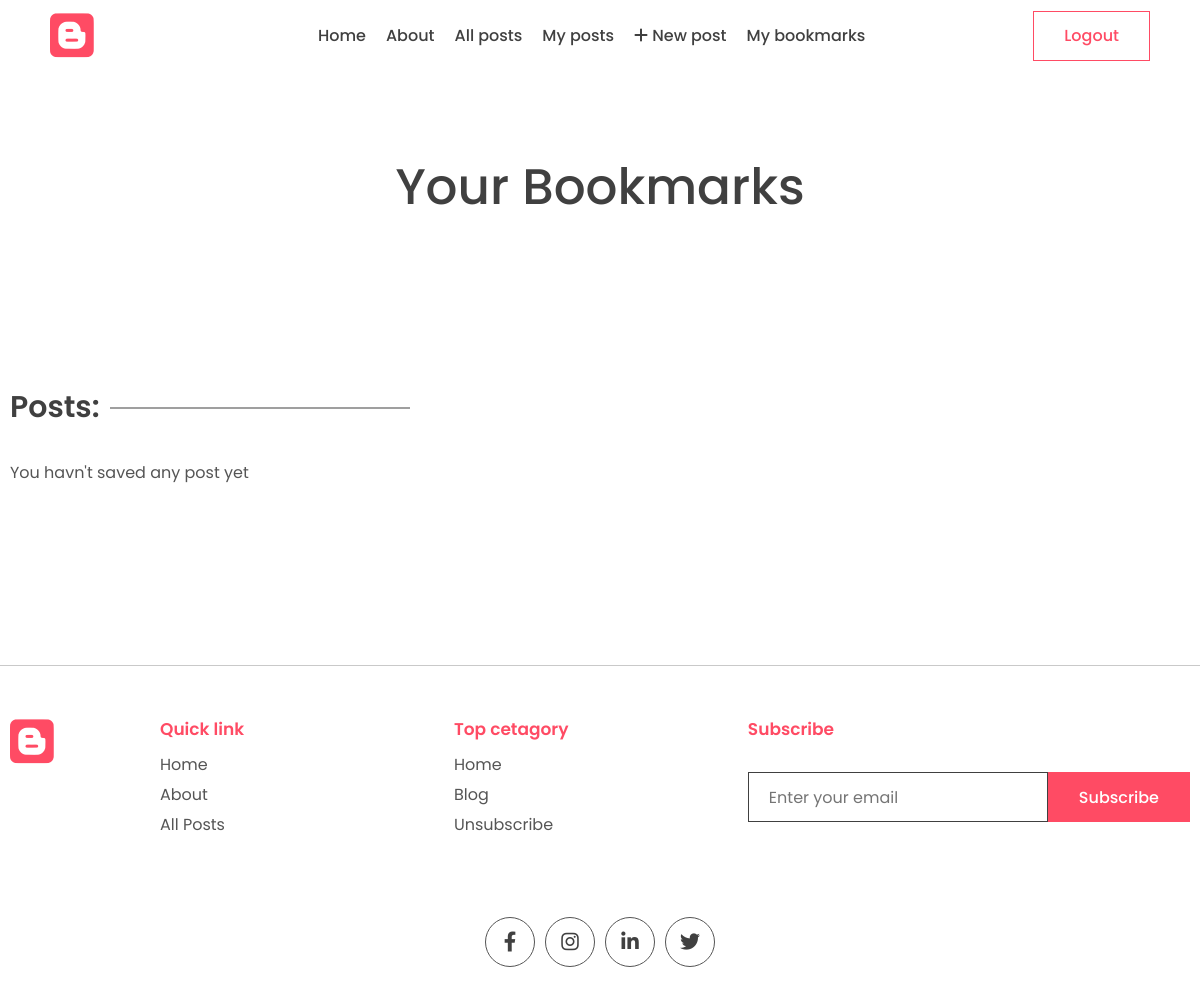
The page /my-bookmarks (signed in) on the database as committed earlier.
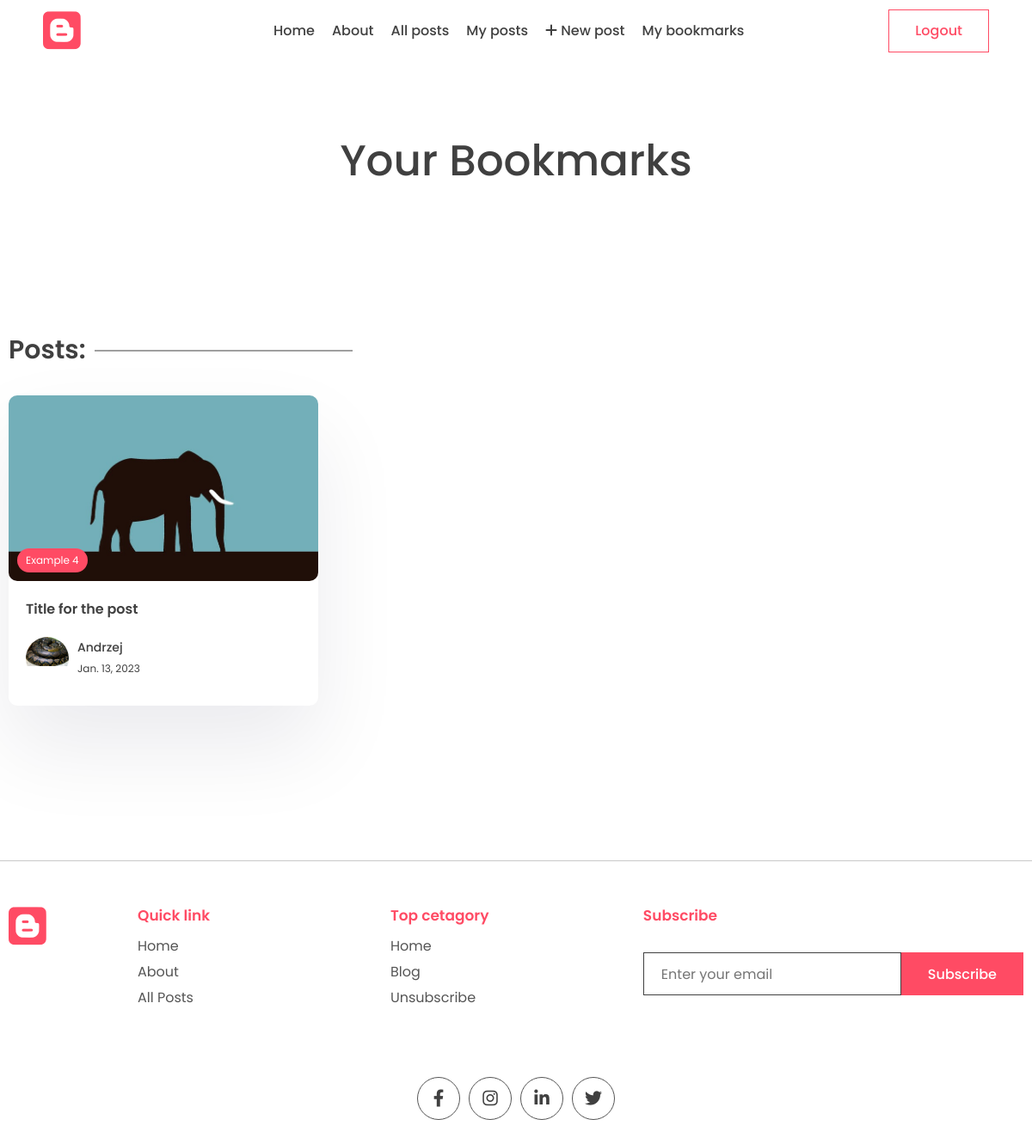
The same page on the database as committed later.
### app/models.py (models this page shows, shortened)
class Post(models.Model):
    title = models.CharField(max_length=200)
    content = tinymce_models.HTMLField()
    last_updated = models.DateTimeField(auto_now=True)
    slug = models.SlugField(max_length=200, unique=True)
    image = models.ImageField(upload_to="images/", default="images/no_image.jpg")
    view_count = models.IntegerField(null=True, blank=True)
    is_featured = models.BooleanField(default=False)
    tags = models.ManyToManyField(Tag, related_name="post")
    author = models.ForeignKey(User, on_delete=models.CASCADE, null=True, blank=True)
    likes = models.ManyToManyField(User, related_name="blog_post")
    bookmarks = models.ManyToManyField(User, related_name="bookmarks", blank=True)

class Tag(models.Model):
    name = models.CharField(max_length=100)
    description = models.CharField(max_length=100)
    slug = models.SlugField(max_length=200, unique=True)

class Profile(models.Model):
    user = models.OneToOneField(User, on_delete=models.CASCADE)
    profile_image = models.ImageField(null=True, blank=True, upload_to="images/")
    slug = models.SlugField(max_length=200, unique=True)
    bio = models.CharField(max_length=200)

### app/views.py (the view)
# urls.py: path("my-bookmarks", views.my_bookmarks_view, name="my_bookmarks"),
@login_required
def my_bookmarks_view(request):
    user = get_object_or_404(User, id=request.user.id)
    bookmarks = user.bookmarks.all()
    context = {"bookmarks": bookmarks}
    return render(request, "app/my_bookmarks.html", context)

### app/templates/app/my_bookmarks.html (shortened to what this page needs)
{% extends 'base.html' %}
{% block content %}
<main class="sp">
    <div class="container">
        <center>
            <div class="typo">
                <h1 class="title">Your Bookmarks</h1>
            </div>
        </center>
    </div>
</main>
<section class="sp">
    <div class="container">
        <h1 class="sec-title">Posts:</h1>
        <div class="grid-3">
            {% for post in bookmarks %}
            <a href="{% url 'post_page' post.slug %}">
                <div class="card">
                    <div class="post-img">
                        {% if post.image %}
                        <img src="{{post.image.url}}" alt="" />
                        {% endif %}
                        <div class="tag">{{post.tags.all.0.name}}</div>
                    </div>
                    <div class="card-content">
                        <h3>
                            {{post.title}}
                        </h3>
                        <div class="author">
                            <div class="profile-pic">
                                <img src="{{post.author.profile.profile_image.url}}" alt="" />
                            </div>
                            <div class="details">
                                <p>{{post.author.first_name}}</p>
                                <small>{{post.last_updated|date}}</small>
                            </div>
                        </div>
                    </div>
                </div>
            </a>
            {% empty %}
            <p>You havn't saved any post yet</p>
            {% endfor %}
        </div>
    </div>
</section>
{% endblock content %}

Rows that differ between the two databases and show on the page:
now on this page (row edited): Post: image (picture), tags.all.0.name "Example 4", title "Title for the post", author.profile.profile_image (picture), author.first_name "Andrzej", last_updated "Jan. 13, 2023"
Other text that changed with them:
text no longer shown: "You havn't saved any post yet"
